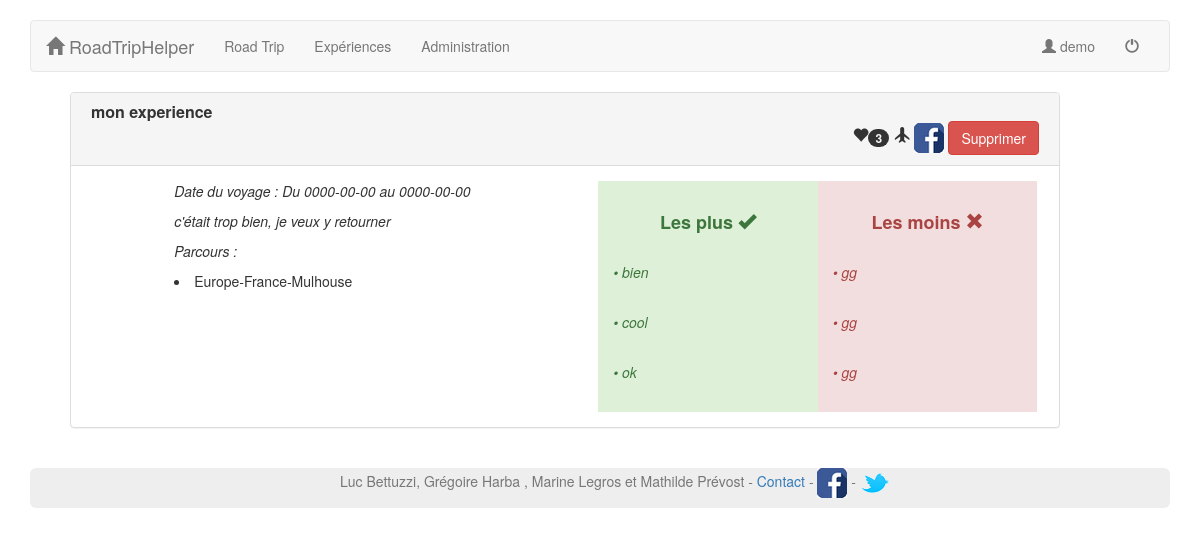
Screenshot of /roadTripHelper/public/index.php?p=post.show&id=9 (signed in) with the database file from the repository.
### tables this page shows
CREATE TABLE `user` (
  `id` int(11) NOT NULL,
  `username` varchar(255) DEFAULT NULL,
  `password` varchar(255) DEFAULT NULL,
  `name` varchar(255) DEFAULT NULL,
  `lastname` varchar(255) DEFAULT NULL,
  `email` varchar(255) DEFAULT NULL,
  `isAdmin` tinyint(4) NOT NULL DEFAULT '0'
);

CREATE TABLE `experience` (
  `id` int(11) NOT NULL,
  `id_user` int(11) DEFAULT NULL,
  `titre` varchar(100) DEFAULT NULL,
  `description` text,
  `nb_likes` int(11) DEFAULT NULL,
  `plus` text,
  `moins` text,
  `accepte` tinyint(1) DEFAULT NULL,
  `date_debut` date NOT NULL,
  `date_fin` date NOT NULL
);

CREATE TABLE `villes_parcourues` (
  `id` int(11) NOT NULL,
  `id_exp` int(11) NOT NULL,
  `nom_continent` varchar(50) NOT NULL,
  `nom_pays` varchar(50) NOT NULL,
  `nom_ville` varchar(50) NOT NULL
);

### roadTripHelper/core/Controller/Controller.php (called while the page is built, shortened)
<?php
class Controller{
	protected $viewPath;
	protected $template;
	protected function render($view, $variables = []){
		extract($variables);
		require ($this->viewPath . str_replace('.', '/', $view).'.php');
		$content = ob_get_clean();
		require($this->viewPath . 'templates/' .$this->template . '.php');
	}
}

### roadTripHelper/app/Controller/PostController.php (called while the page is built, shortened)
<?php
class PostController extends AppController{
	public function show () {
		$villes_parcourues = $this->Experience->getVillesParcourues($_GET['id']);
		$experience = $this->Experience->find($_GET['id']);
		$this->render('post.show', compact('experience', 'villes_parcourues'));
	}
}

### roadTripHelper/public/index.php (called while the page is built, shortened)
<?php
require ROOT . '/app/App.php';
if(isset($_GET['p'])){
	$page = $_GET['p'];
}else{
	$page = 'post.index';
}
	$page = explode('.', $page);
	if($page[0] == 'admin')
	{
		$controller = '\App\Controller\Admin\\' . ucfirst($page[1]) . 'Controller';
		$action = $page[2];
	}else
	{
		$action = $page[1];
	}
	$controller = new $controller();
	$controller->$action();
?>

### roadTripHelper/core/Table/Table.php (called while the page is built, shortened)
<?php
class Table{
	protected $table;
	protected $db;
	public function __construct(Database $db)
	{
		$this->db = $db;
	}
	public function find($id){
		return $this->query("SELECT * FROM {$this->table} WHERE id = ?", [$id],true);
	}
	public function query($statement,$attributes = null, $one = false){
		if($attributes){
			return $this->db->prepare(
					$statement,
					$attributes,
					str_replace('Table', 'Entity', get_class($this)),
					$one);
		}else{
			return $this->db->query(
					$statement,
					str_replace('Table', 'Entity', get_class($this)),
					$one);
		}
	}
}

### roadTripHelper/core/Database/MysqlDatabase.php (called while the page is built, shortened)
<?php
class MysqlDatabase extends Database{
	private function getPDO(){
		$pdo = new PDO('mysql:dbname=roadtriphelper;host=localhost;charset=utf8','root','');
		$pdo->setAttribute(PDO::ATTR_ERRMODE, PDO::ERRMODE_EXCEPTION);
		return $pdo;
	}
	public function prepare($statement, $attributes, $class_name = null,$one = false)
	{
		$req = $this->getPDO()->prepare($statement);
		$res = $req->execute($attributes);
		if($class_name === null)
		{
			$req->setFetchMode(PDO::FETCH_OBJ);
		}else{
			$req->setFetchMode(PDO::FETCH_CLASS,$class_name);
		}
		if($one)
		{
			$datas = $req->fetch();
		}
		else{
			$datas = $req->fetchAll();
		}
		return $datas;
	}
}

### roadTripHelper/app/Table/ExperienceTable.php (called while the page is built, shortened)
<?php
class ExperienceTable extends Table{
	public function getVillesParcourues($id) {
		return $this->query("SELECT *
						FROM villes_parcourues
						WHERE id_exp = ?", [$id]);
	}
}

### roadTripHelper/app/Autoloader.php (called while the page is built, shortened)
<?php
class Autoloader{
	static function autoload($class)
	{
		if (strpos($class,__NAMESPACE__ . '\\') === 0)
		{
			$class = str_replace(__NAMESPACE__ . '\\', '',$class);
			$class = str_replace('\\','/',$class);
		}
	}
}

### roadTripHelper/core/Autoloader.php (called while the page is built, shortened)
<?php
class Autoloader{
	static function autoload($class)
	{
		if (strpos($class,__NAMESPACE__ . '\\') ===0)
		{
			$class = str_replace(__NAMESPACE__ . '\\', '',$class);
			$class = str_replace('\\','/',$class);
		}
	}
}

### roadTripHelper/app/App.php (called while the page is built, shortened)
<?php
class App{
	private static $_instance;
	private $db_instance;
	public static function getInstance()
	{
		if(is_null(self::$_instance)){ self::$_instance = new App(); }
		return self::$_instance;
	}
	public static function load(){
		require ROOT . '/app/Autoloader.php';
		require ROOT.'/core/Autoloader.php';
	}
	public function getTable($name)
	{
		return new $class_name($this->getDb());
	}
	public function getDb(){
		$config = Config::getInstance(ROOT . '/config/config.php');
		if (is_null($this->db_instance)){
			return new MysqlDatabase($config->get('db_name'),$config->get('db_user'),$config->get('db_pass'),$config->get('db_host'));
		}
		return $this->db_instance;
	}
	public static function getUsername(){
		$usersController = new $class_name();
		return $usersController->getUsername();
	}
}

### roadTripHelper/core/Config.php (called while the page is built, shortened)
<?php
class Config {
	private $settings = [];
	private static $_instance;
	public static function getInstance($file)
	{
		if(is_null(self::$_instance)){ self::$_instance = new Config($file); }
		return self::$_instance;
	}
	public function __construct($file){
		$this->settings = require($file);
	}
	public function get($key){
		return $this->settings[$key];
	}
}

### roadTripHelper/config/config.php (called while the page is built)
<?php
return array(
		"db_user" => "root",
		"db_pass" => "root",
		"db_host" => "localhost",
		"db_name" => "blog"
);

### roadTripHelper/app/Table/UserTable.php (called while the page is built, shortened)
<?php
class UserTable extends Table{
	public function logged(){  return isset($_SESSION['auth']);  }
	public function getUserId(){
		if($this->logged()){
			return $_SESSION['auth'];
		}
		return false;
	}
	public function getUsername(){
			$userId = $this->getUserId();
			if($userId != false && $userId>0){
				$user = $this->query('SELECT *
						FROM user
						WHERE id = ?',[$userId], null, true);
				return $user[0]->username;
			}
				return false;
	}
}

### roadTripHelper/app/Controller/UsersController.php (called while the page is built, shortened)
<?php
class UsersController extends AppController{
	public function getUsername(){
		$userName = $this->User->getUsername();
		if($userName != false){
			return $userName;
		} else {
			return 'Login';
		}
	}
}

### roadTripHelper/app/Views/post/show.php (the view)
<div style='padding-left:40px' class="col-sm-11">
		<?php
			list($plus1, $plus2, $plus3) = split(";", $experience->plus);
			list($moins1, $moins2, $moins3) = split(";", $experience->moins); ?>
			<div class="panel panel-default">
				<div class="panel-heading">
				<div class="row">
					<h3 style='padding-left:20px' align="left" class="panel-title">
						<strong><?=$experience->titre;?></strong>
					</h3>
					<h3 align="right" style='padding-right:20px' class="panel-title">
						<a href='http://localhost/RTH/roadTripHelper/public/index.php?p=post.incrementeLike&id=<?=$experience->id;?>' title="J'adore !"><span class='glyphicon glyphicon-heart grey' aria-hidden='true'></span><span class="badge"><?= $experience->nb_likes;?></span></a>
							<a href='index.php?p=users.logout' title="Je veux y aller !" ><span class='glyphicon glyphicon-plane' aria-hidden='true'></span></a>
							 <a target="_blank" title="Facebook" href="https://www.facebook.com/sharer.php?u=google.fr&t=RoadTripHelper" rel="nofollow" onclick="javascript:window.open(this.href, '', 'menubar=no,toolbar=no,resizable=yes,scrollbars=yes,height=500,width=700');return false;"><img src="img/facebook.png" alt="Facebook" /></a>
							<?php if(isset($_SESSION["admin"]) && ($_SESSION["admin"] == 1))  echo("
						<form action = '?p=admin.post.delete' method = 'post' style= 'display : inline;'>
							<input type= 'hidden' name ='id' value = '<?= $experience->id;?>'>
							<button type= 'submit' class ='btn btn-danger'>Supprimer</button>
						</form>");?>
					</h3>
				</div>
				</div>
				<div class="panel-body">
					<div class="col-sm-11">
						<div class="row">
							<div class="col-lg-6 col-sm-push-1 ">
								<p><em> Date du voyage : Du  <?=$experience->date_debut;?> au <?=$experience->date_debut;?></em></p>
								<p><em> <?=$experience->description;?></em></p>
								<p><em> Parcours : </em><br />
									 <?php  foreach ($villes_parcourues as $ville_parcourue):  ?>
									 	<li><?=$ville_parcourue->nom_continent . "-" . $ville_parcourue->nom_pays ."-". $ville_parcourue->nom_ville ;?></li>
									<?php endforeach?>
								</p>
							</div>
							<div class="col-lg-3 col-sm-push-1 alert-success">
								&nbsp;<h4 align="center"><b>Les plus <span class="glyphicon glyphicon-ok"></span></b></h4>&nbsp;
								&nbsp;<p><em>&bull; <?=$plus1;?></em></p>&nbsp;
								&nbsp;<p><em>&bull; <?=$plus2;?></em></p>&nbsp;
								&nbsp;<p><em>&bull; <?=$plus3;?></em></p>&nbsp;
							</div>
							<div class="col-lg-3 col-sm-push-1 alert-danger">
								&nbsp;<h4 align="center"><b>Les moins <span class="glyphicon glyphicon-remove"></span></b></h4>&nbsp;
								&nbsp;<p><em>&bull; <?=$moins1;?></em></p>&nbsp;
								&nbsp;<p><em>&bull; <?=$moins2;?></em></p>&nbsp;
								&nbsp;<p><em>&bull; <?=$moins3;?></em></p>&nbsp;
							</div>
						</div>
					</div>
				</div>
			</div>
	</div>

### roadTripHelper/app/Views/templates/default.php (shortened to what this page needs)
<!DOCTYPE html>
<html lang="en">
	<head>
		<link rel="stylesheet" href="https://maxcdn.bootstrapcdn.com/bootstrap/3.3.6/css/bootstrap.min.css">
		<link rel="stylesheet" type="text/css" href="css/style.css">
	</head>
	<body>
		<div class="container">
			<nav class="navbar navbar-default">
				<div class="container-fluid">
			  		<div class="navbar-header">
			            <a class="navbar-brand" href="index.php"><span class="glyphicon glyphicon-home" aria-hidden="true"></span> RoadTripHelper</a>
			        </div>
			    	<div id="navbar" class="navbar-collapse collapse">
			            <ul class="nav navbar-nav">
			    			<li><a href="index.php?p=post.roadTrip">Road Trip</a></li>
			    			<li><a href="index.php?p=post.experiences">Expériences</a></li>
			    			<?php if (isset($_SESSION["admin"]) && $_SESSION["admin"] == 1)  echo("
			    				<li><a href='index.php?p=admin.post.index'>Administration</a></li>");
			    				?>
						</ul>
						<ul class="nav navbar-nav navbar-right">
			              	<li><a href="index.php?p=users.login"><span class="glyphicon glyphicon-user" aria-hidden="true"></span> <?=App::getUsername()?></a></li>
							<?php if(App::getUsername()!="Login") { echo("<li><a href='index.php?p=users.logout'><span class='glyphicon glyphicon-off' aria-hidden='true'></span></a></li>"); }?>
			            </ul>
			  		</div>
				</div>
			</nav>
				<?= $content;  ?>
		</div><br />
		<div class="container">
			<footer class="footer footerFonce" >
	      		<div class="container" >
	        		<p class="text-muted text-center">Luc Bettuzzi, Grégoire Harba , Marine Legros et Mathilde Prévost - <a href="mailto:roadtriphelper2@gmail.com">Contact</a>
	        		- <a href="#"><img class="icone" src="img/facebook.png" alt="facebook" /></a> - <a href="#"><img class="icone" src="img/twitter.png" alt="twitter" /></a></p>
	      		</div>
	    	</footer>
    	</div>
	</body>
</html>

### roadTripHelper/public/css/style.css (style rules this page uses)
body { padding-top: 20px; }
.footerFonce { background-color: #eee; border-color: #e7e7e7; border-radius: 6px; }

### rows the page displays
user: username "demo"
experience: titre "mon experience", nb_likes "3", date_debut "0000-00-00", description "c'était trop bien, je veux y retourner"
villes_parcourues: nom_continent "Europe", nom_pays "France", nom_ville "Mulhouse"

### other values shown
$plus1 "bien"
$plus2 "cool"
$plus3 "ok"
$moins1 "gg"
$moins2 "gg"
$moins3 "gg"
